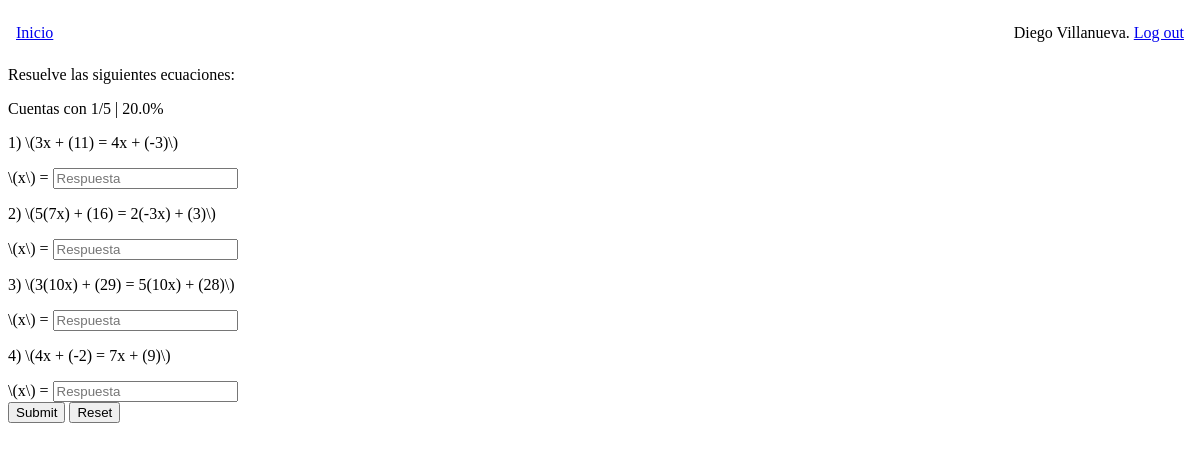
/math/lineal_equation/practice (signed in), run on the app's committed database.
### app.py (models this page shows)
class User(db.Model, UserMixin):
    id = db.Column(db.Integer, primary_key=True)
    idValue = db.Column(db.String(150), unique=True)
    firstName = db.Column(db.String(150))
    lastName = db.Column(db.String(150))
    password = db.Column(db.String(150))
    notes = db.relationship('Note')
    questions = db.relationship('Question')

class Question(db.Model):
    id = db.Column(db.Integer, primary_key=True)
    question = db.Column(db.String(1000))
    answer = db.Column(db.String(1000))
    correct = db.Column(db.Boolean)
    topic = db.Column(db.String(100))
    value = db.Column(db.String(100))
    user_id = db.Column(db.Integer, db.ForeignKey('user.id'))

### app.py (the view, shortened to what this page needs)
@app.route('/math/lineal_equation/practice', methods=['GET', 'POST'])
def lineal_equation_practice():
    topic = "lineal_equation"
    if request.method == 'POST':
        result = list(request.form.values())
        roundness = 0.1
        validateAnswer(topic, result, roundness)
    finished = False
    corrects = 0
    questions = []
    ex = Question.query.filter_by(user_id=current_user.id, topic=topic).all()
    if ex:
        for i in range(len(ex)):
            if ex[i].correct == False:
                questions.append(Questions(ex[i].question, ex[i].answer, None))
            else:
                corrects += 1
        if corrects == len(ex):
            finished = True
    return render_template("lineal_equation.html", user=current_user, node="practice", questions=questions, len=len(questions), finished=finished, score=corrects)

### app.py (called while the page is built)
@login_manager.user_loader
def load_user(id):
    return User.query.get(int(id))

### templates/lineal_equation.html (shortened to what this page needs)
{% extends "layout.html" %}
{% block body %}
    {% if node=="theory" %}
    source: McGrawHill
    <h2>Igualdad</h2>
    <p>Expresion indicada por "=" que designa dos valores como <span>"igual a"</span></p>
    <p>La <span>ecuacion</span> es una igualdad en la que hay cantidades desconocidas, las cuales son designadas como <span>incognitas</span>, cuyo valor se verifica para determinados valores de ellas</p>
    Ejemplo:
    \begin{equation} \label{eq1}
    \begin{split}
    3x - 4 & = 8 \\
    3x & = 8 + 4 \\
    x & = \frac{12}{3} \\
    x & = 4
    \end{split}
    \end{equation}
    Comprobacion:
    \begin{equation} \label{eq2}
    \begin{split}
        3(4) - 4 & = 8 \\
        12 -4 & = 8  \\
        8 & = 8  \\
    \end{split}
    \end{equation}
    <h2>Despeje de una de las literales</h2>
    <p><span>Formula</span> es la expresion de una ley o principio, por medio de simbolos y letra. Senala relaicones entre las variables. <span>Una formula es una ecuacion</span></p>
    <p>El <span>sujeto</span> de una formula es la literal cuyo valor se obtiene por medio de la formulas</p>
    <p>Para despejar una de las literales se utilizan <span>las propiedades de los numeros reales y de la igualdad</span></p>
    Ejemplo:
    Dada la formula del area de un triangulo
    \begin{equation} \label{triangleArea}
    A = \frac{b \cdot h}{2}, \text{hace de } h \text{ el sujeto de la formula}
    \end{equation}
    Despejamos \(h\) de esta ecuacion; generando una nueva incognita
    \begin{equation} \label{triangleArea2}
    \begin{split}
        2A & = b \cdot h \\
        h & = \frac{2A}{b}
    \end{split}
    \end{equation}
    <h2>Ecuacion</h2>
    <p>La ecuacion cuenta con <span>2 miembros</span>, 2 incognitas.</p>
    <p>El <span>grado</span> de una ecuacion lo determina el exponente de mayor grado de la incognita</p>
    Ejemplo:
    \begin{equation} \label{eq3}
    \begin{split}
        3x + 4 & = 8 \text{, es de primer grado. Solo cuenta con ua solucion} \\
        y^2 + 2y + 1 & = 0 \text{, es de segundo grado. Tiene 2 soluciones} \\
        x^5 - x^4 + 3x^3 - 6x^2 + x - 1 & = 0 \text{, es de quinto grado. Tiene 5 soluciones} \\
    \end{split}
    \end{equation}
    <h2>Resoluciond de ecuaciones de primer grado con una incognita</h2>
    <p>A) <span>Efectuar</span> las operaciones indicadas</p>
    <p>B) <span>Reunir</span> en un miembro todos los terminos que contengan la incognita, y en el otro miembro todas las conocidas</p>
    <p>C) <span>Reducir</span> los terminos semejantes</p>
    <p>D) <span>Despejar</span> la incognita</p>
    <p>E) <span>Comprobar</span> sustituyendo los dos miembros de la ecuacion.</p>
    Ejemplo:
    Resolver las siguientes ecuaciones lineales:
    \begin{equation} \label{eq4}
    \begin{split}
        6x + 2x - x - 5 & = 30 \\
        7x - 5 & = 30 \\
        7x & = 30 + 5 \\
        7x & = 35 \\
        x & = \frac{35}{7} \\
        x & = 5
    \end{split}
    \end{equation}
    Comprobacion:
    \begin{equation} \label{eq5}
    \begin{split}
        6(5) + 2(5) - 5 - 5 & = 30 \\
        30 + 10 - 10 & = 30 \\
        30 & = 30 \\
    \end{split}
    \end{equation}
    <h2>Ecuaciones con signos de agrupacion</h2>
    \begin{equation} \label{eq6}
    \begin{split}
        (5-3y) - (-4y+6) & = (8y+11) - (3y-6) \\
        5 - 3y + 4y -6 & = 8y + 11 - 3y + 6 \\
        -3y + 4y - 8y + 3y & = -5 + 11 + 6 + 6 \\
        -11y + 7y & = 23 - 5 \\
        -4y & = 18 \\
        y & = -\frac{18}{4} \\
        y & = -\frac{9}{2} \\
    \end{split}
    \end{equation}
    <h2>Ecuacion con productos indicaos</h2>
    \begin{equation} \label{eq7}
    \begin{split}
        2(y-7) - 4(5-3y) & = 2(4y-1) + 5(1+2y) \\
        2y - 14 - 20 + 12y & = 8y - 2 + 5 + 10y \\
        2y + 12y - 8y - 10y & = 14 + 20 + 5 - 2
        -4y & = 37 \\
        -y & = \frac{37}{4} \\
        y & = -\frac{37}{4} \\
    \end{split}
    \end{equation}
    <h2>Ecuaciones literales con otras letras</h2>
    Ejemplo:
    \begin{equation} \label{eq8}
    \begin{split}
        & 2 (y-a) - 6 = 4(ay - 4) \\
        & 2y -2a - 6 = 4ay - 16 \\
        & 2y - 4ay = 2a + 6 - 16 \\
        & 2y(1-2a) = 2a - 10 \\
        & 2y = \frac{2a - 10}{1-2a} \\
        & y = \frac{2(a - 5)}{\frac{1-2a}{2}} \\
        & y = \frac{\cancel{2}(a - 5)}{\cancel{2}(1-2a)} \\
        & y = \frac{a - 5}{1-2a} \\
    \end{split}
    \end{equation}
    <h2>Ecuaciones con radicales</h2>
    Ejemplo:
    \begin{equation} \label{eq9}
    \begin{split}
        \sqrt{4x^2-3}-2x &= 1 \\
        \sqrt{4x^2-3} &= 2x + 1 \\
        4x^2-3 &= (2x + 1)^2 \\
        4x^2 - 3 &= 4x^2 + 4x + 1 \\
        4x^2 - 4x^2 - 4x &= 1 + 3 \\
        -4x &= 4 \\
        x &= -1
    \end{split}
    \end{equeation}
    {% elif node=="practice" and finished==False%}
    Resuelve las siguientes ecuaciones:
    <p>Cuentas con {{score}}/5 | {{score/5*100}}%</p>
    <form action="\math/lineal_equation/practice" method="post">
        {% for i in range(len) %}
        <div class="question">
            <p>{{i+1}}) \({{questions[i].question}}\)</p>
            \(x\) = <input type="text" name="answer{{i}}" id="answer{{i}}" placeholder="Respuesta">
        </div>
        {% endfor %}
        <div class="button-container">
            <input type="submit" value="Submit"/>
            <input type="reset">
          </div>
    </form>
    {% elif node=="practice" and finished==True%}
    <h2>Resultados</h2>
    <p>Obtuviste {{score}}/5 respuestas correctas | {{score/5*100}}%</p>
    {% endif %}
{% endblock %}

### templates/layout.html (shortened to what this page needs)
<!DOCTYPE html>
<html lang="en">
<head>
    <link rel="stylesheet" href="{{ url_for('static', filename='global.css') }}">
</head>
<body>
    {% if current_user.is_authenticated %}
    <nav>
        <ul>
            <li><a href="{{url_for('index')}}">Inicio</a></li>
            <li id="logout">{{ user.firstName }} {{ user.lastName }}. <a id="logout" href="/logout">Log out</a></li>
        </ul>
    </nav>
    {% endif %}
    {% block body %}{% endblock %}
</body>
</html>

### static/global.css (style rules this page uses)
ul { list-style: none; padding: 8px; gap: 15px; display: flex; justify-content: space-between; }

### data on the page
User: firstName "Diego", lastName "Villanueva"
Question: question "3x + (11) = 4x + (-3)"
Question: question "5(7x) + (16) = 2(-3x) + (3)"
Question: question "3(10x) + (29) = 5(10x) + (28)"
Question: question "4x + (-2) = 7x + (9)"

### other printed values
{{ score }} "1"
{{ score/5*100 }} "20.0"
{{ i+1 }} "1" "2" "3" "4"
